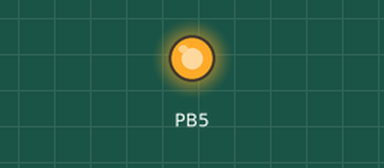
The program below on a simulated ATmega328P, built with avr-gcc and emulated at 16 MHz. Parts: output pins drawn as LEDs (lit = HIGH).

Above: at 1.5 s.
At 4.5 s:
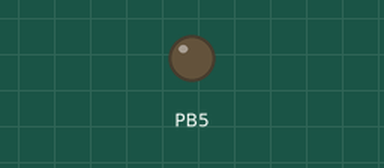
Timing chart, 0 to 7.8 s (numbered marks = the images above):
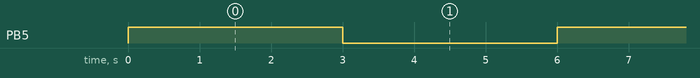

Measured:
- by itself, PB5: alternates HIGH for 3.0 s and LOW for 3.0 s

The program:

main.c
```c
/*
 * Blink-Bitwise.c
 *
 * Created: 1/25/2026 9:44:23 PM
 * Author : acer cc
 */
#define F_CPU 16000000UL  //Defining crystal frequency
#include <avr/io.h>
#include <util/delay.h>


int main(void)
{
   DDRB|=(1<<DDB5);       // Configuring PB5 as output

       while (1)
    {
		PORTB|=(1<<PB5);   // Making PB5 = HIGH
		_delay_ms(3000);  // 1 Second delay
		PORTB&=~(1<<PB5);  // Making PB5 = LOW
		_delay_ms(3000);   // 1000ms delay
    }
}
```
